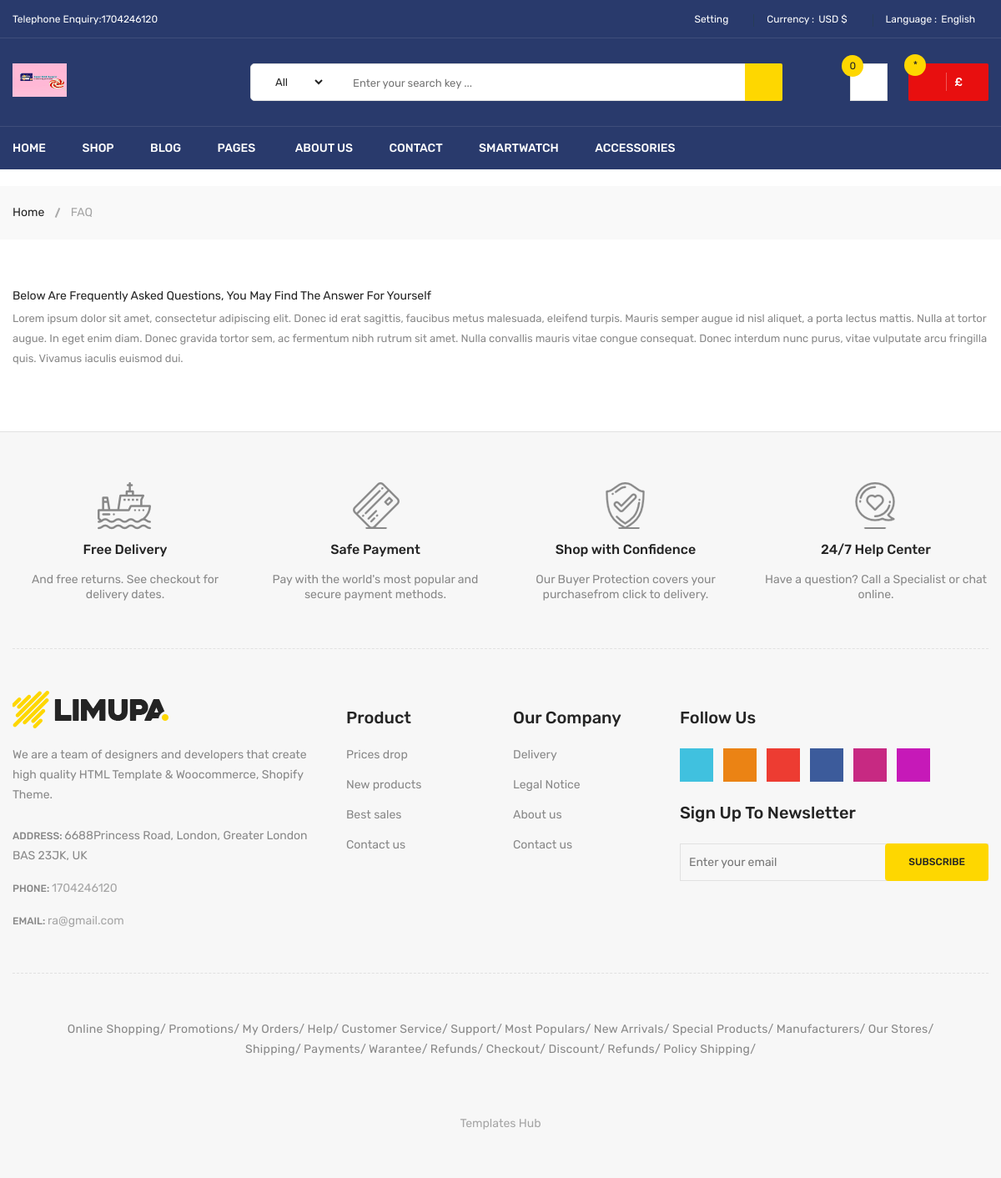
Page /faq/ on the earlier database version.
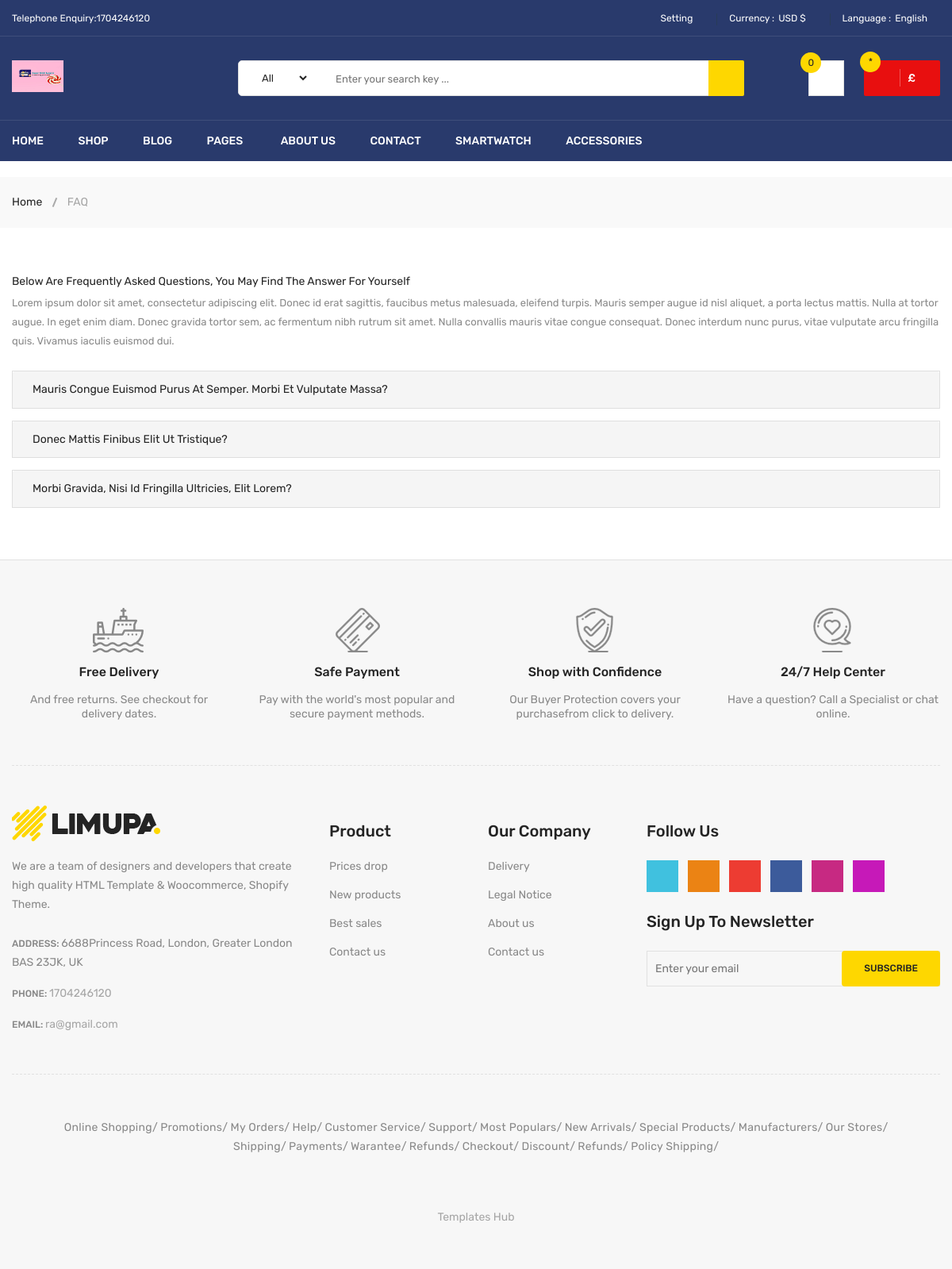
Same page on the later database version.
### EcomApp/models.py (models this page shows, shortened)
class FAQ(models.Model):
    STATUS = (
        ("True", "True"),
        ("False", "False")
    )
    ordernumber = models.IntegerField()
    question = models.CharField(max_length=200)
    answer = models.TextField()
    status = models.CharField(choices=STATUS, max_length=200, default=False)
    created_at = models.DateTimeField(auto_now_add=True)
    updated_at = models.DateTimeField(auto_now=True)

### EcomApp/views.py (the view)
# urls.py: path('faq/', Faq_details, name='Faq_details'),
def Faq_details(request):
    category = Category.objects.all()
    setting = Setting.objects.get(id=1)
    faq = FAQ.objects.filter(status=True).order_by('created_at')
    context = {
        'category': category,
        'setting': setting,
        'faq': faq
    }
    return render(request, 'faq.html', context)

### EcomApp/templatetags/ecomtag.py (called while the page is built)
@register.simple_tag
def ecom_cat():
    return Category.objects.all()

@register.simple_tag
def ecom_set():
    return Setting.objects.get(id=1)

### EcomApp/templates/faq.html (shortened to what this page needs)
      {%extends 'index.html'%}
{%load static%}
{% load crispy_forms_tags %}
            {% block header %}
                {% include "header.html" %}
            {% endblock header %}
             {% block another_content %}
 <div class="breadcrumb-area">
                <div class="container">
                    <div class="breadcrumb-content">
                        <ul>
                            <li><a href="index.html">Home</a></li>
                            <li class="active">FAQ</li>
                        </ul>
                    </div>
                </div>
            </div>
            <div class="frequently-area pt-60 pb-50">
                <div class="container">
                    <div class="row">
                        <div class="col-md-12">
                            <div class="frequently-content">
                                <div class="frequently-desc">
                                    <h3>Below are frequently asked questions, you may find the answer for yourself</h3>
                                    <p>Lorem ipsum dolor sit amet, consectetur adipiscing elit. Donec id erat sagittis, faucibus metus malesuada, eleifend turpis. Mauris semper augue id nisl aliquet, a porta lectus mattis. Nulla at tortor augue. In eget enim diam. Donec gravida tortor sem, ac fermentum nibh rutrum sit amet. Nulla convallis mauris vitae congue consequat. Donec interdum nunc purus, vitae vulputate arcu fringilla quis. Vivamus iaculis euismod dui.</p>
                                </div>
                            </div>
                            <div class="frequently-accordion">
                                <div id="accordion">
                                    {% for p in faq  %}
                                  <div class="card">
                                    <div class="card-header" id="heading{{p.ordernumber}}">
                                      <h5 class="mb-0">
                                        <a class="collapsed" data-toggle="collapse" data-target="#collapse{{p.ordernumber}}" aria-expanded="false" aria-controls="collapse{{p.ordernumber}}">
                                        {{p.question}}
                                        </a>
                                      </h5>
                                    </div>
                                  </div>
                                    {% endfor %}
                                </div>
                            </div>
                        </div>
                    </div>
                </div>
            </div>
   {% endblock another_content %}
                    {% block footer %}
            {% include "footer.html" %}
            {% endblock footer %}

Differences in the rows shown:
added FAQ: question "Mauris Congue Euismod Purus At Semper. Morbi Et Vulputate Massa?"
added FAQ: question "Donec Mattis Finibus Elit Ut Tristique?"
added FAQ: question "Morbi Gravida, Nisi Id Fringilla Ultricies, Elit Lorem?"
